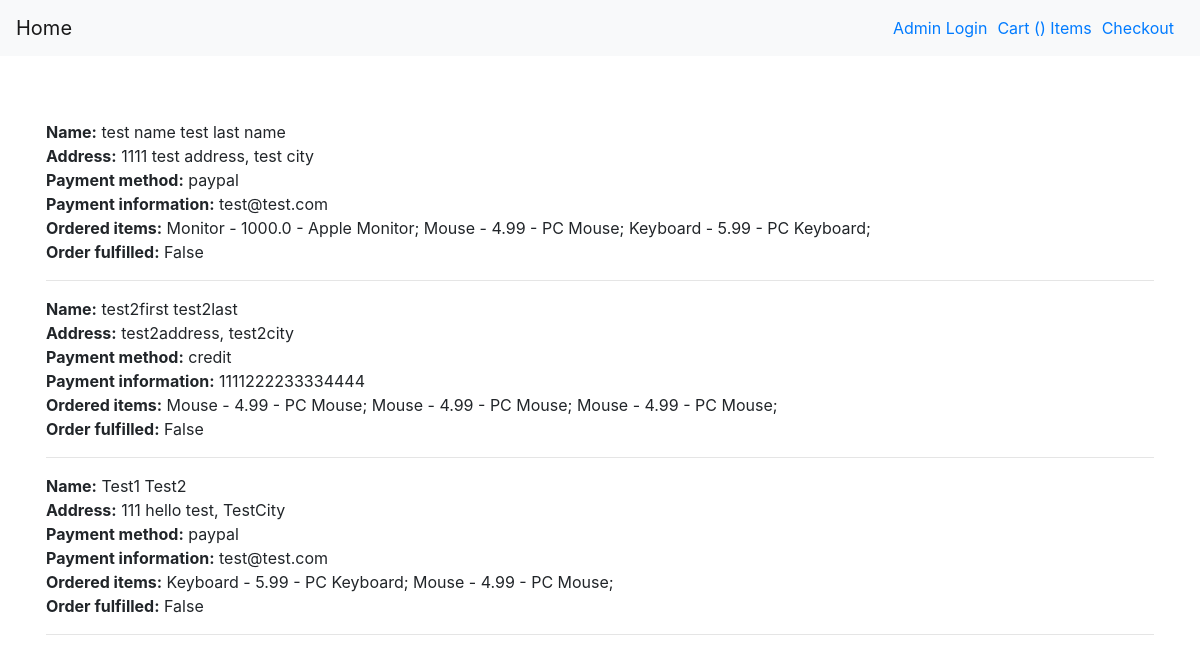
/catalog/admin-dashboard/ (signed in), run on the app's committed database.
### store/models.py (models this page shows)
class Order(models.Model):
    first_name = models.CharField(max_length=100)
    last_name = models.CharField(max_length=100)
    address = models.CharField(max_length=1000)
    city = models.CharField(max_length=100)
    payment_method = models.CharField(max_length=100)
    payment_data = models.CharField(max_length=100)
    items = models.TextField()
    fulfilled = models.BooleanField()

### store/views.py (the view)
# urls.py: path('admin-dashboard/', views.admin_dashboard, name='admin'),
@login_required(login_url='/catalog/admin-login')
def admin_dashboard(request):
    orders = Order.objects.all()
    ctx = {'orders': orders}
    return render(request, 'admin_dashboard.html', ctx)

### store/templates/admin_dashboard.html (shortened to what this page needs)
{% include 'html_header.html' %}
<body>
{% include 'navigation.html' %}
<div class="container p-3 mt-5">
    {% for order in orders %}
    <b>Name:</b>
    {{ order.first_name }}
    {{ order.last_name }}
    <br />
    <b>Address:</b>
    {{ order.address }},
    {{ order.city }}
    <br />
    <b>Payment method:</b>
    {{ order.payment_method }}
    <br />
    <b>Payment information:</b>
    {{ order.payment_data }}
    <br />
    <b>Ordered items:</b>
    {{ order.items }}
    <br />
    <b>Order fulfilled:</b>
    {{ order.fulfilled }}
    <hr />
    {% endfor %}
</div>
  </body>
</html>

### store/templates/html_header.html (shortened to what this page needs)
<!doctype html>
<html lang="en">
<head>
    <link rel="stylesheet" href="https://stackpath.bootstrapcdn.com/bootstrap/4.3.1/css/bootstrap.min.css"
>
</head>

### store/templates/navigation.html
  <nav class="navbar navbar-light bg-light sticky-top">
      <ul class="nav nav-left">
          <li><a class="navbar-brand" href="/catalog/">Home</a></li>
      </ul>
      <ul class="nav nav-right">
          <li><a href="/catalog/admin-login/">Admin Login</a> </li>
          <li><a href="/catalog/cart/">Cart ({{ cart_items_count }}) Items</a></li>
          <li><a href="/catalog/cart/checkout/">Checkout</a> </li>
      </ul>
  </nav>

### store/templates/html_header.html (style rules this page uses)
nav ul li { margin-right: 10px; }

### data on the page
Order: first_name "test name", last_name "test last name", address "1111 test address", city "test city", payment_method "paypal", payment_data "test@test.com", items "Monitor - 1000.0 - Apple Monitor; Mouse - 4.99 - PC Mouse; Keyboard - 5.99 - PC Keyboard;", fulfilled "False"
Order: first_name "test2first", last_name "test2last", address "test2address", city "test2city", payment_method "credit", payment_data "1111222233334444", items "Mouse - 4.99 - PC Mouse; Mouse - 4.99 - PC Mouse; Mouse - 4.99 - PC Mouse;", fulfilled "False"
Order: first_name "Test1", last_name "Test2", address "111 hello test", city "TestCity", payment_method "paypal", payment_data "test@test.com", items "Keyboard - 5.99 - PC Keyboard; Mouse - 4.99 - PC Mouse;", fulfilled "False"
